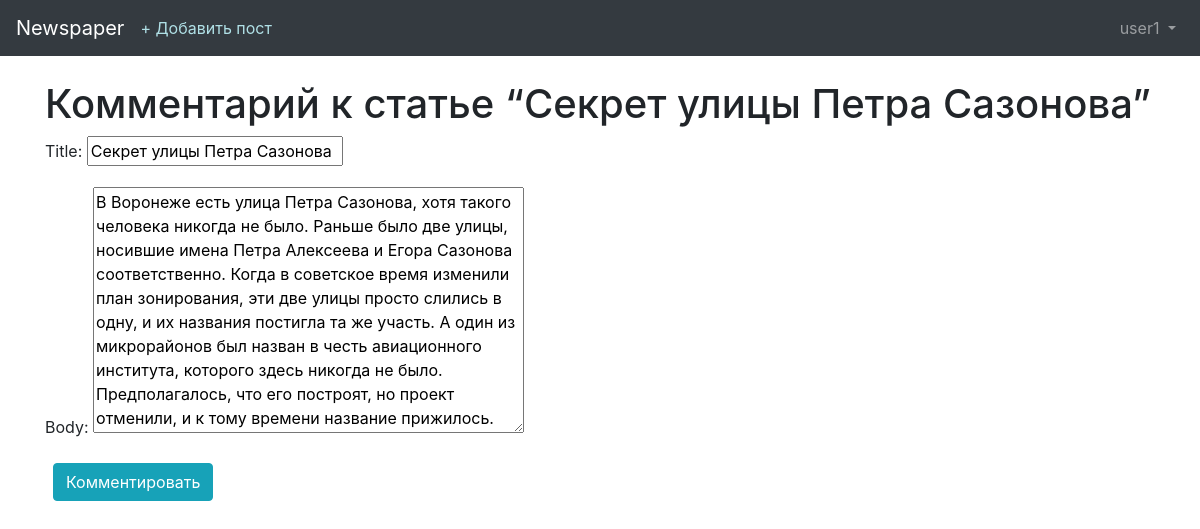
Screenshot of /articles/14/edit/ (signed in) with the database file from the repository.
### users/models.py (models this page shows)
class CustomUser(AbstractUser):
    age = models.PositiveIntegerField(default=0)

### articles/models.py (models this page shows, shortened)
class Article(models.Model):
    title = models.CharField(max_length=255)
    body = models.TextField()
    date = models.DateTimeField(auto_now_add=True)
    author = models.ForeignKey(
        settings.AUTH_USER_MODEL,
        on_delete=models.CASCADE,
    )

### articles/views.py (the view)
# urls.py: path('<int:pk>/edit/',views.ArticleUpdateView.as_view(), name='article_edit'),
class ArticleUpdateView(LoginRequiredMixin, UpdateView):
    model = models.Article
    fields = ['title', 'body', ]
    template_name = 'article_edit.html'
    login_url = 'login'

### templates/article_edit.html (shortened to what this page needs)
{% extends 'base.html' %}
{% block content %}
    <h1>Комментарий к статье “Секрет улицы Петра Сазонова”</h1>
    <form action="" method="post">
        {{ form.as_p }}
        <button class="btn btn-info ml-2" type="submit">Комментировать</button>
    </form>
{% endblock %}

### templates/base.html (shortened to what this page needs)
<!doctype html>
<html lang="en">
    <head>
        <link rel="stylesheet" href="https://maxcdn.bootstrapcdn.com/bootstrap/4.0.0/css/bootstrap.min.css">
    </head>
    <body>
        <nav class="navbar navbar-expand-md navbar-dark bg-dark mb-4">
            <a class="navbar-brand" href="{% url 'home' %}">Newspaper</a>
            {% if user.is_authenticated %}
            <ul class="navbar-nav mr-auto">
                <li class="nav-item"><a style="color: #B0E0E6" href="{% url 'article_new' %}">+ Добавить пост</a></li>
            </ul>
            {% endif %}
            <div class="collapse navbar-collapse" id="navbarCollapse">
                {% if user.is_authenticated %}
                <ul class="navbar-nav ml-auto">
                    <li class="nav-item">
                        <a class="nav-link dropdown-toggle" href="#" id="userMenu" data-toggle="dropdown" aria-haspopup="true" aria-expanded="false">
                            {{ user.username }}
                        </a>
                    </li>
                </ul>
                {% endif %}
            </div>
        </nav>
        <div class="container">
            {% block content %}
            {% endblock %}
        </div>
    </body>
</html>

### rows the page displays
CustomUser: username "user1"
Article: title "Секрет улицы Петра Сазонова", body "В Воронеже есть улица Петра Сазонова, хотя такого человека никогда не было. Раньше было две улицы, носившие имена Петра Алексеева и Егора Сазонова соответственно. Когда в советское время изменили план зонирования, эти две улицы просто слились в одну, и их названия постигла та же участь. А один из микрорайонов был назван в честь авиационного института, которого здесь никогда не было. Предполагалось, что его построят, но проект отменили, и к тому времени название прижилось."
